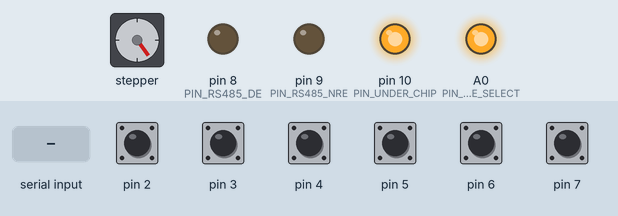
Simulated run of this sketch. Board: Arduino Uno, built with avr-gcc and run on an emulated ATmega328P. On the bench: stepper motor, output pins drawn as LEDs (lit = HIGH). Wiring (inferred from the names in the program): stepper motor driver (200 steps per turn assumed): step A2; direction A1. The inputs (shaded band) are chosen by the test bench; at power-on: pin 2–7 HIGH. Pins used as bus, display or sensor lines are not drawn; what the sketch prints to the serial monitor is not drawn.

Above: at 1.4 s.
1.5 s: pin 2 pulled LOW for 0.15 s
3.1 s: "1" received over Serial
Timing chart, 0 to 6.1 s (numbered marks = the images above; inputs shaded):
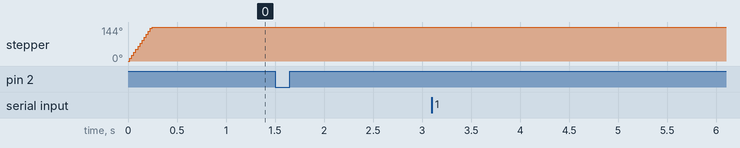

The sketch:

atmega328p_10.ino
```cpp
// Floppy Controller for Floppy Orgel v3.0
// by coon <coon@c-base.org>

// Implements a controller based on a Atmel 328p with
// Arduino bootloader.

// Created 30 July 2014
// Last edit: 11 October 2014

#define BUILD_VER "1.0"
#include "FloppyM0dule.h"

void initDipSwitch() {
  pinMode(2, INPUT_PULLUP); // 1
  pinMode(3, INPUT_PULLUP); // 2
  pinMode(4, INPUT_PULLUP); // 3
  pinMode(5, INPUT_PULLUP); // 4
  pinMode(6, INPUT_PULLUP); // 5
  pinMode(7, INPUT_PULLUP); // 6
}

void rs485listenMode() {
  digitalWrite(PIN_RS485_DE,  LOW); // Enable bus input
  digitalWrite(PIN_RS485_NRE, LOW); // Disable bus output
}

void rs485sendMode() {
  digitalWrite(PIN_RS485_DE,  HIGH); // Disable bus input
  digitalWrite(PIN_RS485_NRE, HIGH); // Enable bus output
}

void initRS485() {
  pinMode(PIN_RS485_DE,  OUTPUT); // Driver Outputs Enable
  pinMode(PIN_RS485_NRE, OUTPUT); // Receive Output Enable
  rs485listenMode();
}

void initUART() {
  Serial.begin(9600); // Start serial for output
}

uint8_t getFloppyAddress() {
  return (~PIND >> 2) & 0x3F;
}

void initTimer1() {
  // Since the timer resolution of the Arduino library is too low, the registers
  // of the ATMega328 will be configured diectly here.
  TCCR1A = 0x00;   // Normal operation page 148 (mode0);
  TCNT1  = 0x0000; // Set initial value to remove time error (16bit counter register)
  TCCR1B = 0x02;   // Start timer and clock with prescaler of 8
}

void enableUnderChip(bool enable) {
  if(enable) {
    pinMode(PIN_UNDER_CHIP, OUTPUT);
    digitalWrite(PIN_UNDER_CHIP, HIGH);
  }
  else {
   pinMode(PIN_UNDER_CHIP, INPUT);
   digitalWrite(PIN_UNDER_CHIP, LOW);
  }

  /*
  PORTB |= 1<<4;
  DDRB |= 1<<4;
  DDRB &= ~(1<<4);
  */
}

void setup() {
  initTimer1();
  initDipSwitch();
  initFloppyM0dule();
  initUART();
  initRS485();
  resetDrive();

  digitalWrite(PIN_DEBUG, HIGH);
  enableUnderChip(true);

  Serial.print("Floppy controller initialized with MIDI channel ");
  Serial.print(getFloppyAddress(), DEC);
  Serial.println(". (Build Version: " BUILD_VER ")");
}

void checkDipSwitchChange() {
  static uint8_t my_old_address = getFloppyAddress();
  if(getFloppyAddress() != my_old_address) {
    Serial.print("Address changed from ");
    Serial.print(my_old_address, DEC);
    Serial.print(" to ");
    Serial.println(getFloppyAddress(), DEC);
    my_old_address = getFloppyAddress();
    playTone(0);
    mute();
  }
}

void loop() {
  floppyM0duleTick();
  checkDipSwitchChange();
  checkRS485data();
}

void checkRS485data() {
  static uint8_t midi_channel = 0;
  static uint8_t period_low = 0;
  static uint8_t period_high = 0;
  static uint8_t syncState = 0;
  static uint8_t syncErrors = 0;
  static boolean inErrorState = false;

  if(Serial.available()) {
    switch(syncState) {
      case 0:
        if(Serial.read() == 0x55) {
          syncState = 1;
          inErrorState = false;
        }
        else {
          syncState = 0;

          if(!inErrorState) {
            Serial.print("Sync Errors: ");
            Serial.println(++syncErrors);
          }
          inErrorState = true;
        }
        break;

      case 1:
        if(Serial.read() == 0xAA)
          syncState = 2;
        else {
          syncState = 0;
          inErrorState = true;

          Serial.print("Sync Errors: ");
          Serial.println(++syncErrors);
        }
        break;

      case 2:
        if(Serial.available() > 2) {
          midi_channel = Serial.read();
          period_high = Serial.read();
          period_low = Serial.read();

          if(midi_channel == getFloppyAddress())
            playTone(period_high << 8 | period_low);

          syncState = 0;
        }
        break;
    }
  }
}
```

FloppyM0dule.cpp
```cpp
#include "FloppyM0dule.h"

void initFloppyM0dule() {
  pinMode(PIN_DRIVE_SELECT, OUTPUT);
  pinMode(PIN_DIRECTION,    OUTPUT);
  pinMode(PIN_STEP,         OUTPUT);
  digitalWrite(PIN_DRIVE_SELECT, LOW);
  digitalWrite(PIN_DIRECTION,    LOW);
  digitalWrite(PIN_STEP,         LOW);
}

void driveSelect(boolean enable) {
  digitalWrite(PIN_DRIVE_SELECT, enable ? LOW : HIGH);
}

void setHeadDirection(int headDirection) {
  currentHeadDirection = headDirection;
  digitalWrite(PIN_DIRECTION, headDirection == FORWARD ? LOW : HIGH);
}

void toggleStep() {
  // Switch head direction if end has been reached
  if (currentHeadPosition >= 2 * MAX_STEP_POSITION)
    setHeadDirection(BACKWARD);
  else if (currentHeadPosition <= 0)
    setHeadDirection(FORWARD);

  currentHeadPosition = currentHeadDirection == FORWARD ? currentHeadPosition + 1 : currentHeadPosition - 1;

  // Pulse the step pin
  digitalWrite(PIN_STEP, currentStepPinState ? LOW : HIGH);
  currentStepPinState = ~currentStepPinState;
}

// Stops playing of current note and set read/write head back to track 0.
void resetDrive() {
  mute(); // Stop playing tone

  // Set read / write head to track 0
  driveSelect(true);
  for (uint8_t i = 0; i < 80; i++) { // For max drive's position
    setHeadDirection(BACKWARD);
    digitalWrite(PIN_STEP, HIGH);
    delayMicroseconds(1500);
    digitalWrite(PIN_STEP, LOW);
    delayMicroseconds(1500);
  }
  driveSelect(false);

  currentHeadPosition = 0; // We're reset.
  setHeadDirection(FORWARD); // Ready to go forward.
}

void floppyM0duleTick() {
  if (currentPeriod > 0) {
    if(TCNT1 >= currentPeriod) {
      TCNT1 = 0;
      toggleStep();
    }
  }
}

// Note: The minimum resolution for micros() is 4us.
void playTone(uint16_t period) {
  currentPeriod = period;
  driveSelect(currentPeriod ? true : false);
  TCNT1 = 0;
}

void mute() {
  playTone(0);
}
```

FloppyM0dule.h
```cpp
#include <Arduino.h>
#include "FloppyM0dule_conf.h"

#define FORWARD LOW
#define BACKWARD HIGH

void initFloppyM0dule();
void playTone(uint16_t frequency);
void mute();
void resetDrive();
void floppyM0duleTick();
static void driveSelect(boolean enable);
static void setHeadDirection(int headDirection);
static void toggleStep();

static uint8_t currentHeadPosition  = 0;
static uint8_t currentHeadDirection = FORWARD;
static uint8_t currentStepPinState  = LOW;
static uint32_t currentPeriod = 0;
```

FloppyM0dule_conf.h
```cpp
// Pin mappings
#define PIN_DRIVE_SELECT A0
#define PIN_DIRECTION    A1
#define PIN_STEP         A2

#define PIN_RS485_DE     8 // PB0
#define PIN_RS485_NRE    9 // PB1

#define PIN_DEBUG A3
#define PIN_UNDER_CHIP 10

// Floppy settings
#define MAX_STEP_POSITION 79 // A floppy disk has 80 tracks (0 - 79).
#define MAX_FREQUENCY 393 // TODO: Define per floppy drive and save into atmels flash chip?
```

Measured:
- after the input at 1.5 s, every drawn part: stays the same
- after the input at 3.1 s, every drawn part: stays the same
- by itself, stepper: turns 144° clockwise in 0.23 s
